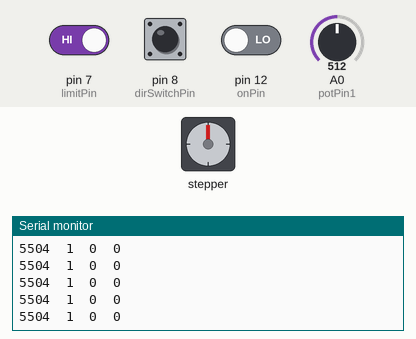
Recording of a sketch running on a simulated Arduino Uno, built with avr-gcc and run on an emulated ATmega328P. On the bench: stepper motor, the last lines printed to the serial monitor. Wiring (inferred from the names in the program): stepper motor driver (400 steps per turn assumed): step pin 2; direction pin 3; enable pin 4. The inputs (shaded band) are chosen by the test bench; at power-on: A0 (potPin1) = 512, pin 7 (limitPin) HIGH, pin 8 (dirSwitchPin) LOW, pin 12 (onPin) LOW.

Above: at 1.2 s.
1.3 s: A0 (potPin1) set to 551
At 1.8 s:
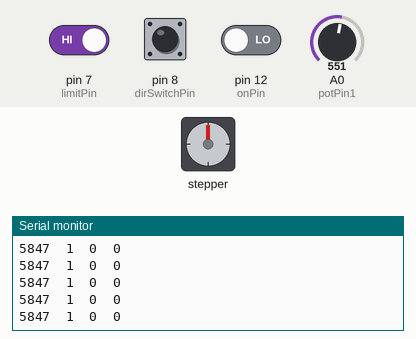
4.3 s: A0 (potPin1) set to 578
At 5.3 s:
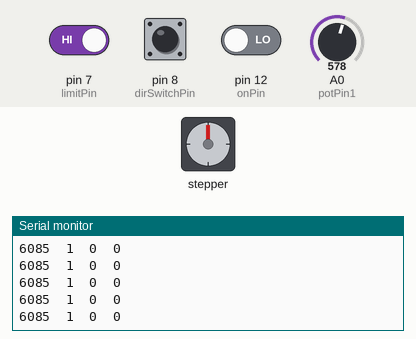
Timing chart, 0 to 7.3 s (numbered marks = the images above; inputs shaded):
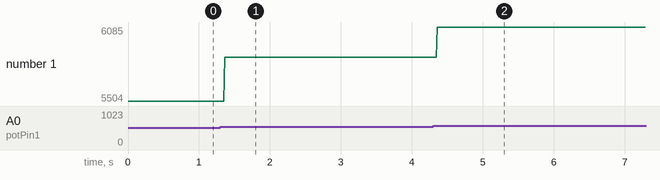

The sketch:

Camera_Dolly_1.ino
```cpp
// This code (C++) operates a bi-directional camera dolly that is controlled by two switches and a potentiometer
//
// The direction switch changes the direction of the stepper motor
// The enable switch enables the stepper motor so that it can be moved freely
// The limit switches stop the stepper motor at the end of the rail
// & the potentiometer controls the speed of the stepper motor
//
// ***RPMs and steps per revolution are given as reference but not used since steps/unit time is sufficient

// Define constants
const int maxRPM = 50;
const int minRPM = 30;

// Connections to A4988
const int dirPin = 3; // Direction
const int stepPin = 2; // Step
const int enaPin = 4; // Enable Motor

//AccelStepper stepper(1, stepPin, dirPin);

// Inputs
const int potPin1 = 0; // Potentiometer
const int limitPin = 7; // Limit Switches - White Wires
const int dirSwitchPin = 8; // Direction Switch Pin - Red wire
const int onPin = 12; // Enables and Disables Steppers - Orange Wire

// Motor steps per rotations
const int stepsPerRev = 400;

// Variables
int potValue = 0;
int stepDelay = 5000;
int limitInput;
bool limitFlag = true;

void setup() {

  Serial.begin(9600);

  // Setup the pins as Outputs
  pinMode(stepPin,OUTPUT);
  pinMode(dirPin,OUTPUT);
  pinMode(enaPin,OUTPUT);

  // Setup input pins
  pinMode(potPin1,INPUT);
  pinMode(limitPin,INPUT);
  pinMode(dirSwitchPin,INPUT);
  pinMode(onPin,INPUT);
}

void loop() {
  // Handle Inputs
  potValue = analogRead(potPin1);
  stepDelay = map(potValue, 0, 1023, 1000, 10000);
  Serial.print(stepDelay);
  Serial.print("\t");
  Serial.print(digitalRead(limitPin));
  Serial.print("\t");
  Serial.print(digitalRead(dirSwitchPin));
  Serial.print("\t");
  Serial.println(digitalRead(onPin));

  if (digitalRead(onPin) == HIGH)
  {
    digitalWrite(enaPin,LOW);
    limitFlag = false;
  }
  else
  {
    digitalWrite(enaPin,HIGH);
    limitFlag = true;
  }

  if (digitalRead(dirSwitchPin) == HIGH)
  {
    digitalWrite(dirPin,HIGH);
  }
  else
  {
    digitalWrite(dirPin,LOW);
  }

  if (limitFlag)
  {
    if (digitalRead(limitPin) == LOW)
    {
      digitalWrite(stepPin,HIGH);
      limitFlag = false;
    }
    else
    {
    // Handle Outputs
    //control_stepper(stepDelay);
    control_stepper(stepDelay);
    }
  }


}

void control_stepper(int STEP_DELAY) {

      digitalWrite(stepPin,HIGH);
      delayMicroseconds(STEP_DELAY);
      digitalWrite(stepPin,LOW);
      delayMicroseconds(STEP_DELAY);
}
```

Measured:
- after the input at 1.3 s, the serial monitor: prints a new line after 0.06 s (image 1)
- after the input at 4.3 s, the serial monitor: prints a new line after 0.06 s (image 2)
- plotted number 1: 5504 → 5847 after the input at 1.3 s, 5847 → 6085 after the input at 4.3 s
